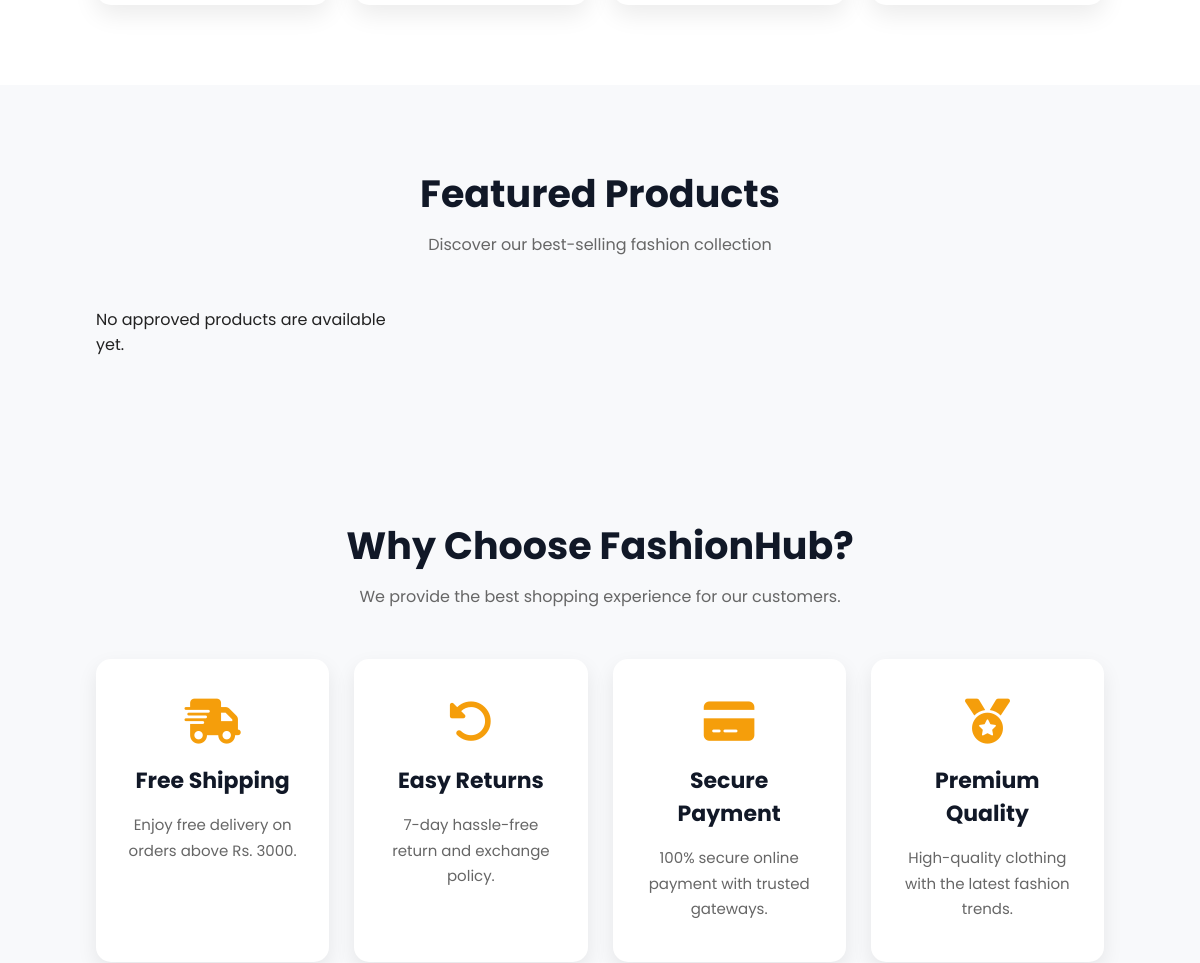
/frontend/pages/index.php (middle part), run on an earlier commit of the app's database.
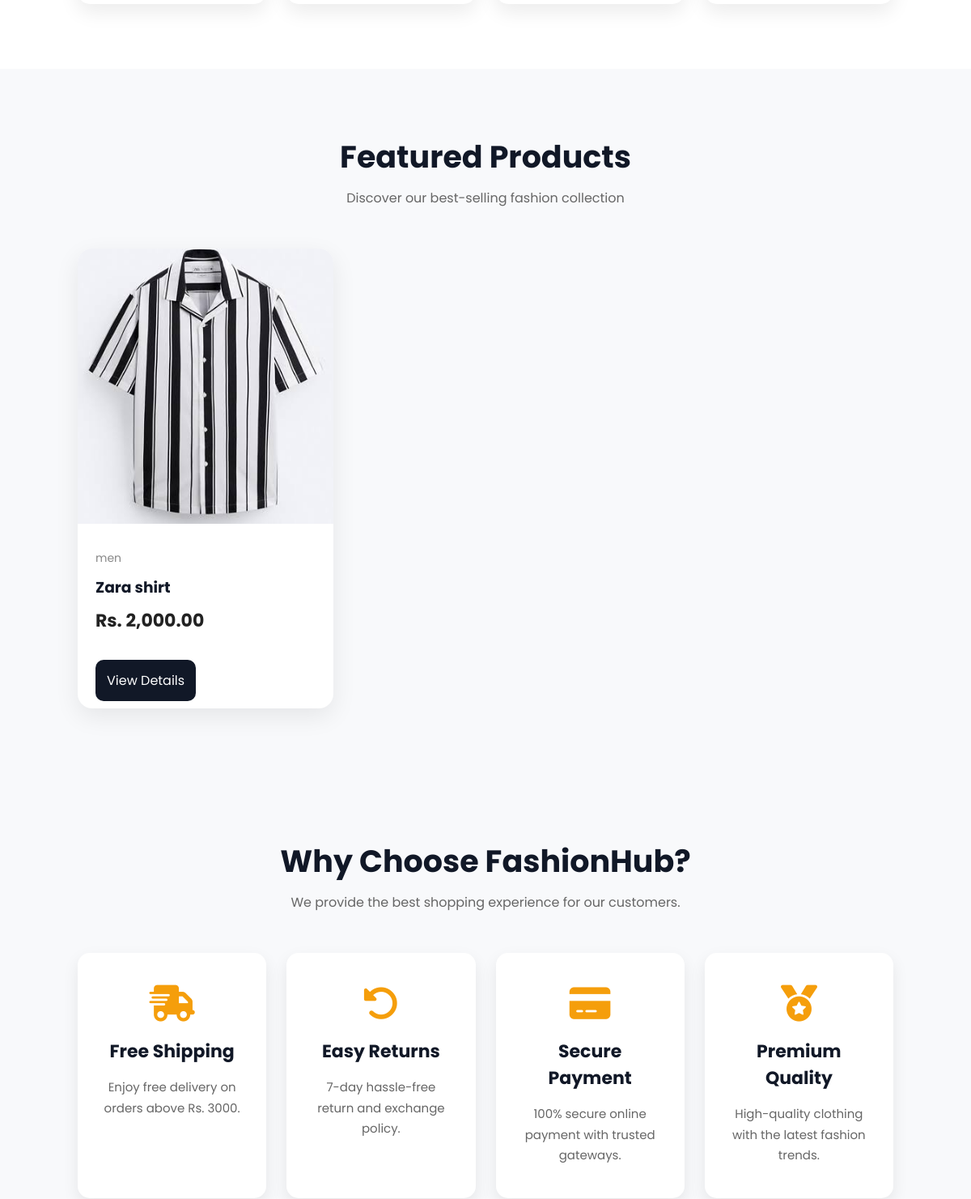
And on a later commit of the database.
### tables this page shows
CREATE TABLE `products` (
  `product_id` int(11) NOT NULL,
  `seller_id` int(11) NOT NULL,
  `category_id` int(11) NOT NULL,
  `product_name` varchar(150) NOT NULL,
  `description` text DEFAULT NULL,
  `price` decimal(10,2) NOT NULL,
  `stock` int(11) DEFAULT 0,
  `image` varchar(255) DEFAULT NULL,
  `status` enum('Pending','Approved','Rejected') DEFAULT 'Pending',
  `rejection_reason` text DEFAULT NULL,
  `approved_by` int(11) DEFAULT NULL,
  `approved_at` timestamp NULL DEFAULT NULL,
  `created_at` timestamp NOT NULL DEFAULT current_timestamp()
);

CREATE TABLE `categories` (
  `category_id` int(11) NOT NULL,
  `category_name` varchar(100) NOT NULL,
  `description` text DEFAULT NULL
);

### backend/models/Product.php (called while the page is built, shortened)
<?php
require_once __DIR__ . '/../config/database.php';
class Product
{
    private $conn;
    public function __construct()
    {
        $database = new Database();
        $this->conn = $database->connect();
    }
public function getApprovedProducts($filters = [])
{
    $conditions = ["p.status = 'Approved'"];
    $params = [];
    $categories = $filters['categories'] ?? [];
    $categoryAliases = [
        'men' => 'men', 'male' => 'men', 'mens' => 'men', "men's" => 'men',
        'female' => 'female', 'women' => 'female', 'womens' => 'female', "women's" => 'female',
        'kid' => 'kid', 'kids' => 'kid', "kid's" => 'kid',
    ];
    $categories = array_values(array_filter(array_map(
        static function ($category) use ($categoryAliases) {
            $category = strtolower(trim((string)$category));
            return $categoryAliases[$category] ?? $category;
        },
        $categories
    )));
    $order = match ($filters['sort'] ?? '') {
        'price_asc' => 'p.price ASC',
        'price_desc' => 'p.price DESC',
        default => 'p.created_at DESC',
    };
    $query = "SELECT
                p.*,
                c.category_name,
                u.full_name AS seller_name
              FROM products p
              INNER JOIN categories c
                    ON p.category_id = c.category_id
              INNER JOIN users u
                    ON p.seller_id = u.user_id
              WHERE " . implode(' AND ', $conditions) . "
              ORDER BY {$order}";
    $stmt = $this->conn->prepare($query);
    $stmt->execute($params);
    return $stmt->fetchAll(PDO::FETCH_ASSOC);
}
}
?>

### backend/config/database.php (called while the page is built, shortened)
<?php
class Database
{
    private $host = "localhost";
    private $db_name = "fashionhub";
    private $username = "root";
    private $password = "";
    public function connect()
    {
        $this->conn = null;
        try
        {
            $this->conn = new PDO(
                "mysql:host={$this->host};dbname={$this->db_name};charset=utf8",
                $this->username,
                $this->password
            );
            $this->conn->setAttribute(
                PDO::ATTR_ERRMODE,
                PDO::ERRMODE_EXCEPTION
            );
        }
        catch(PDOException $e)
        {
            die("Database Connection Failed : " . $e->getMessage());
        }
        return $this->conn;
    }
}
?>

### backend/controllers/ProductController.php (called while the page is built, shortened)
<?php
require_once __DIR__ . '/../models/Product.php';
class ProductController
{
    private $product;
    public function __construct()
    {
        $this->product = new Product();
    }
    public function getApprovedProducts($filters = [])
{
    return $this->product->getApprovedProducts($filters);
}
}
?>

### frontend/pages/index.php (the view, shortened to what the changed rows need)
<?php
require_once '../../backend/controllers/ProductController.php';
$featuredProducts = (new ProductController())->getApprovedProducts();
include("../includes/header.php");
?>
<main>
<section class="featured-products">
    <div class="section-title">
        <h2>Featured Products</h2>
    </div>
    <div class="product-grid">
        <?php foreach (array_slice($featuredProducts, 0, 4) as $product): ?>
            <div class="product-card">
                <div class="product-image">
                    <img src="../../uploads/products/<?= htmlspecialchars($product['image'] ?: 'placeholder.png') ?>" alt="<?= htmlspecialchars($product['product_name']) ?>">
                </div>
                <div class="product-info">
                    <span class="category"><?= htmlspecialchars($product['category_name']) ?></span>
                    <h3><?= htmlspecialchars($product['product_name']) ?></h3>
                    <div class="price">Rs. <?= number_format((float)$product['price'], 2) ?></div><br>
                    <a class="cart-btn" href="product-details.php?id=<?= (int)$product['product_id'] ?>">View Details</a>
                </div>
            </div>
        <?php endforeach; ?>
        <?php if (!$featuredProducts): ?><p>No approved products are available yet.</p><?php endif; ?>
    </div>
</section>
<section class="why-us">
    <div class="section-title">
        <h2>Why Choose FashionHub?</h2>
    </div>
</section>
</main>

What changed in the data, as far as the page shows it:
added products: image (picture), category.category_name "men", product_name "Zara shirt", price "2,000.00"
Also different on the page:
text no longer shown: "No approved products are available yet."
